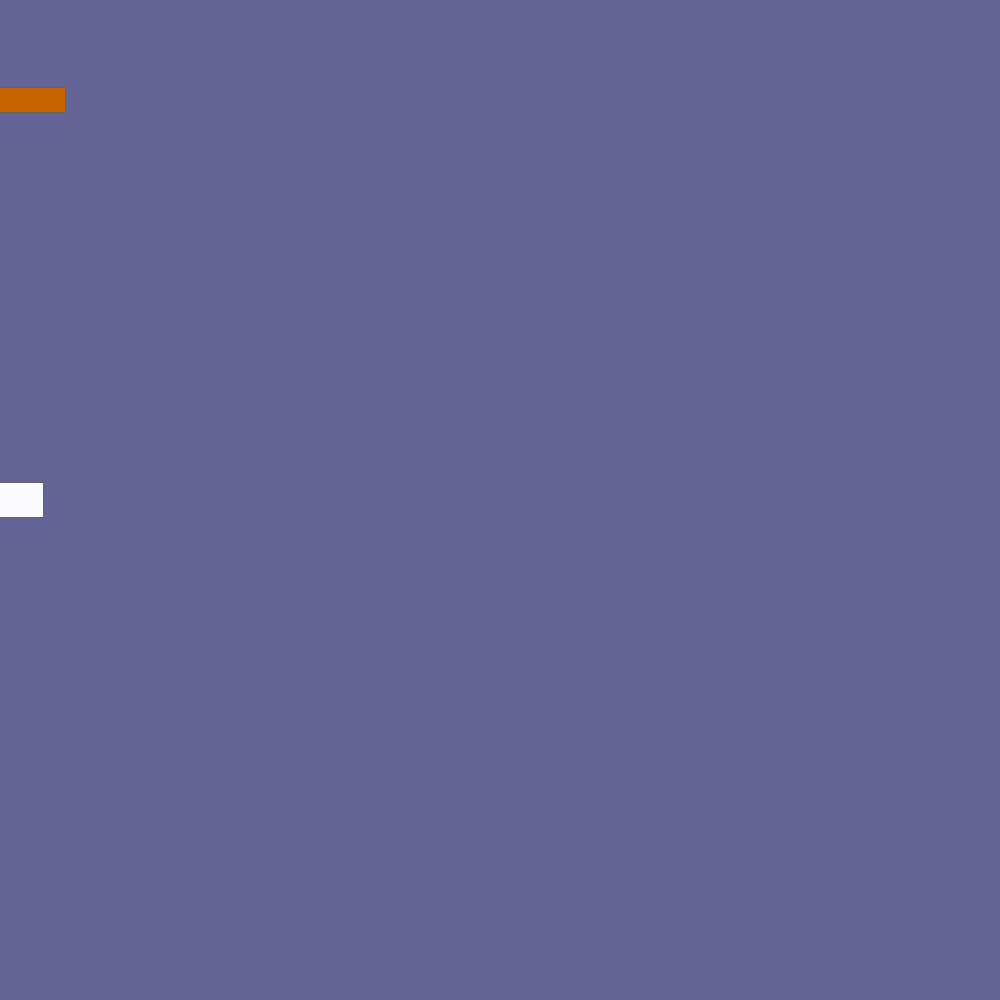
Frame 1 (no input)
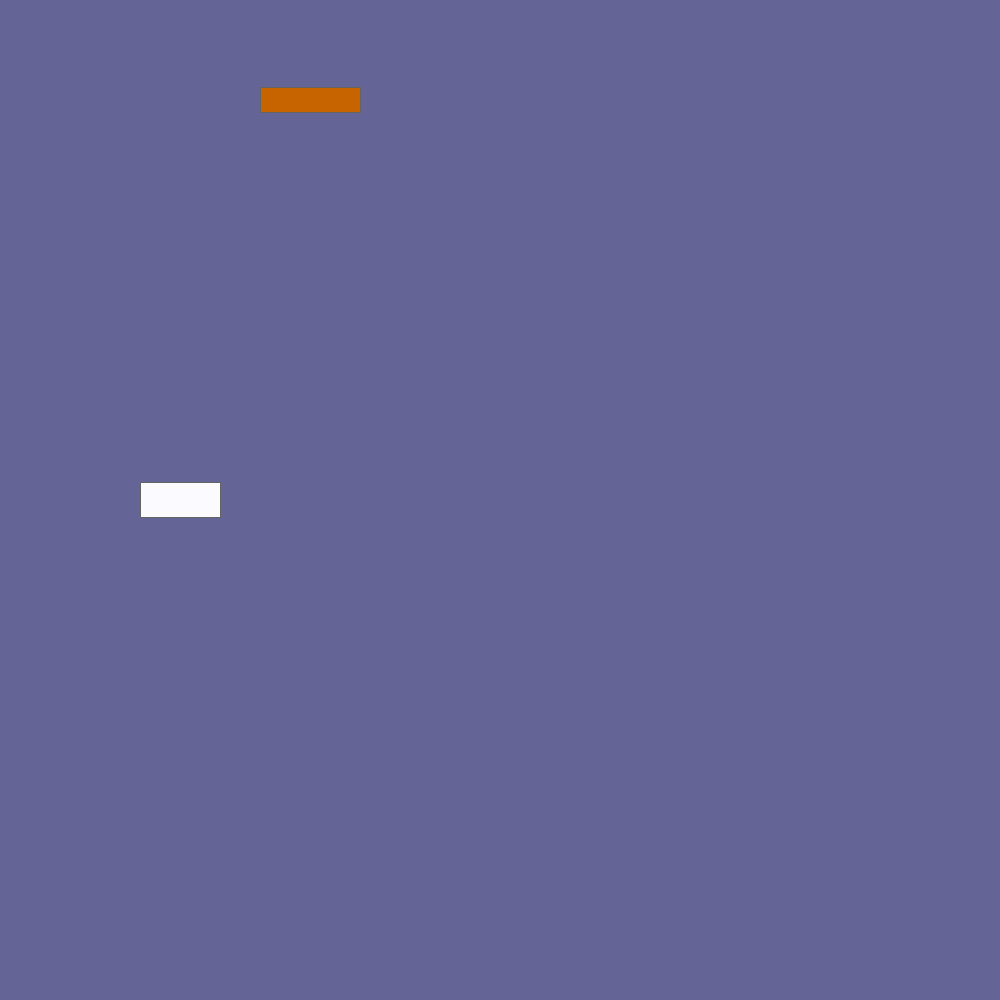
Frame 60 (the mouse pressed at the canvas centre just before this capture)
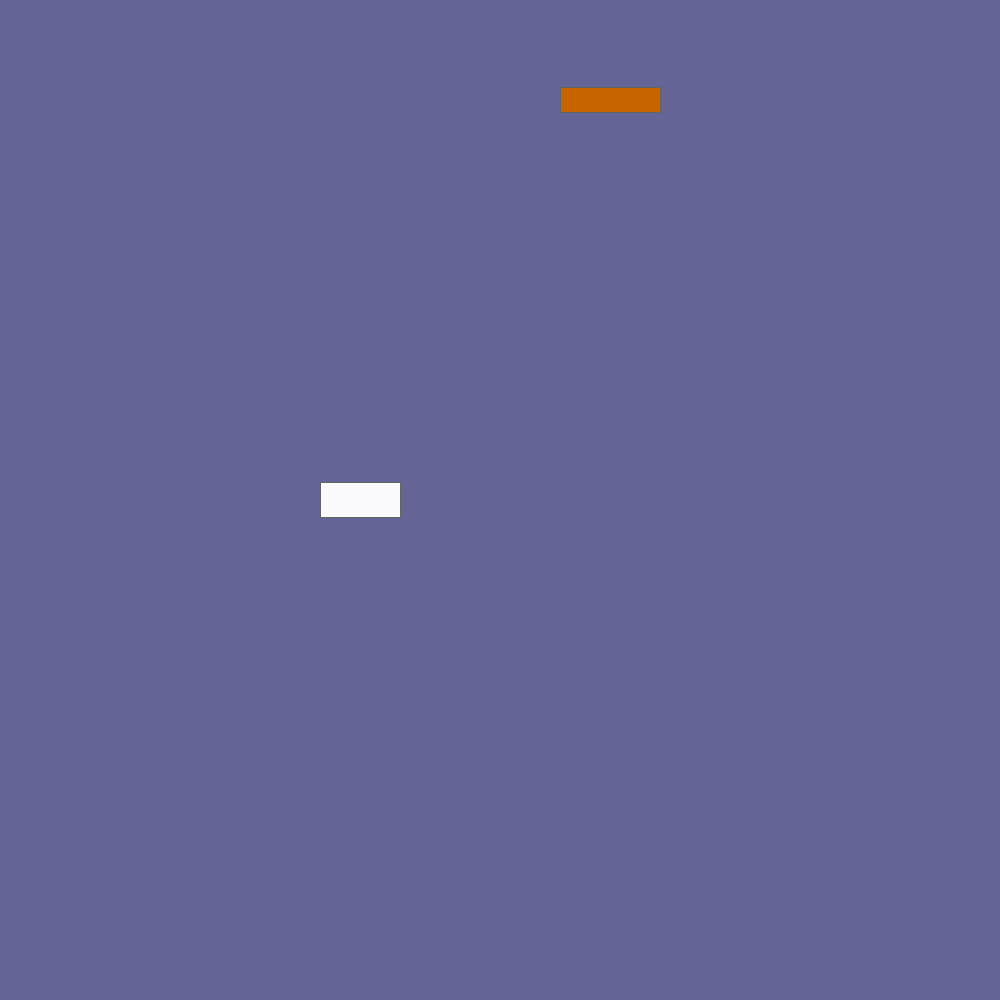
Frame 120 (the mouse held since frame 60 and released just before this capture)

The Processing sketch that drew these frames (run headless with seeded random() and noise(); from frame 60 on, the mouse is pressed at the canvas centre):

// Processing sketch: Opgave_Program
// ── Opgave_Program.pde
// Et objekt er ligsom et eksempel på en ting. Det indeholder data, som afgør hvad det objekt er. Et eksempel på et objekt kunne være således:

Dog myDog1;
Dog myDog2; 

void setup() {
  size(1000,1000);

  // Parametre inde i constructor
  myDog1 = new Dog(color(200,100,0),10,100,5, 100, 25); 
  myDog2 = new Dog(color(250,250,255),0,500,3, 80, 35);
}

void draw() {
  background(100, 100, 150);
  myDog1.drive();
  myDog1.display();
  myDog2.drive();
  myDog2.display();
}

// Classe set up
// 1 'form' er brugt
class Dog { 
  color c;
  float xpos;
  float ypos;
  float xspeed;
  float xSize;
  float ySize;

  // Constructor med data 
  Dog(color tempC, float tempXpos, float tempYpos, float tempXspeed, float tempXsize, float tempYsize) { 
    c = tempC;
    xpos = tempXpos;
    ypos = tempYpos;
    xspeed = tempXspeed;
    xSize = tempXsize;
    ySize = tempYsize;
  }
  

  void display() {
    stroke(100);
    fill(c);
    rectMode(CENTER);
    rect(xpos,ypos,xSize,ySize);
  }

  void drive() {
    xpos = xpos + xspeed;
    if (xpos - (xSize/2) > width) {
      xpos = 0;
    }
  }
}
